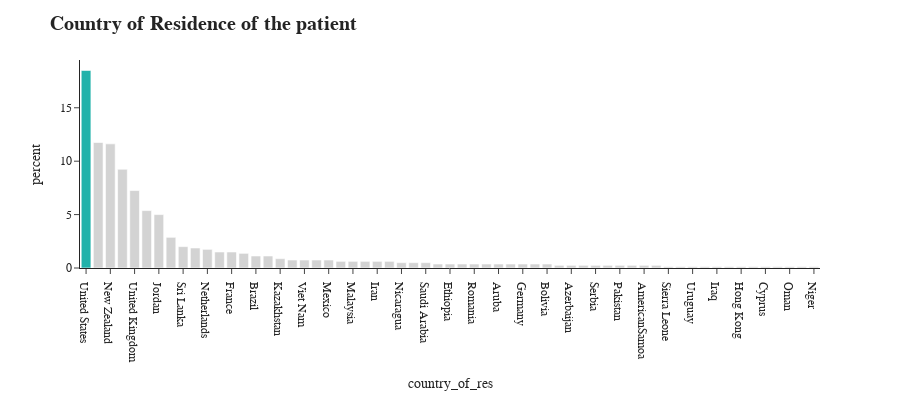
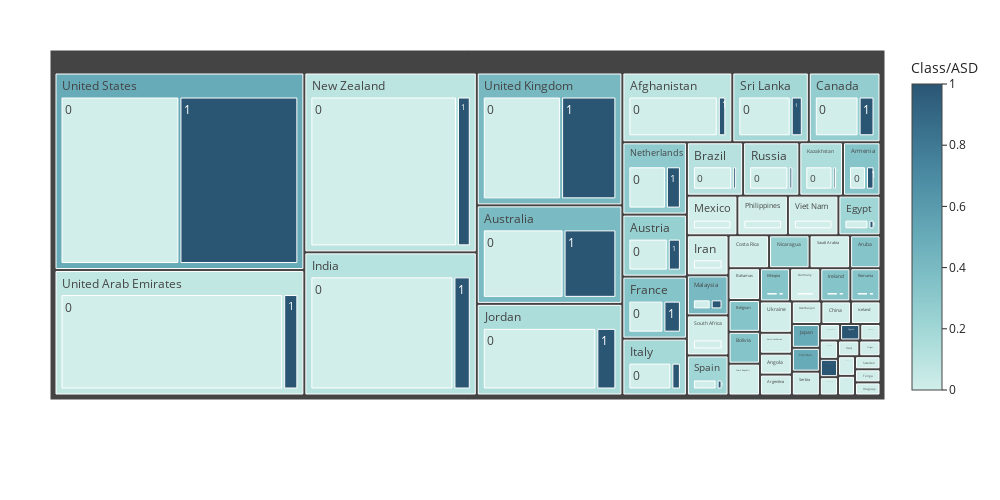

Source (notebook cell) for these figures, in order:
### Code cell
fig = px.histogram(train, x="country_of_res", 
                   width=900, 
                   height=400,
                   histnorm='percent',
                   template="simple_white")
fig.update_layout(title="<b> Country of Residence of the patient <b>", 
                  font_family="San Serif",
                  titlefont={'size': 20},
                  legend=dict(
                  orientation="v", y=1, yanchor="top", x=1.0, xanchor="right" )                 
                 ).update_xaxes(categoryorder='total descending') 

colors = ['lightgray',] * 100 
colors[0] = 'lightseagreen' 

fig.update_traces(marker_color=colors, 
                 ).update_xaxes(categoryorder='total descending')
                   
fig.show()

fig = px.treemap(train, path=['country_of_res','Class/ASD'], color='Class/ASD',
                 color_continuous_scale='teal',               
)

fig.update_layout(#title="<b> Country of Residence of the patient<b>",
                  titlefont={'size': 20, 'family': "San Serif"},
                  height=500, width=1000,
                  template='simple_white',
                  autosize=False,
                  margin=dict(l=50,r=50,b=50, t=250,
                             ),
                 )
fig.update_layout(margin = dict(t=50, l=50, r=50, b=100))
fig.show()

### Figure 1 — Plotly figure (JSON) as saved in the notebook; plotly's stock layout.template omitted (floating-point values rounded to 4 significant figures; data arrays with more than 128 entries replaced by an {"elided": "..."} marker saying what was removed)
{"data": [{"alignmentgroup": "True", "bingroup": "x", "histnorm": "percent", "hovertemplate": "country_of_res=%{x}<br>percent=%{y}<extra></extra>", "legendgroup": "", "marker": {"color": ["lightseagreen", "lightgray", "lightgray", "lightgray", "lightgray", "lightgray", "lightgray", "lightgray", "lightgray", "lightgray", "lightgray", "lightgray", "lightgray", "lightgray", "lightgray", "lightgray", "lightgray", "lightgray", "lightgray", "lightgray", "lightgray", "lightgray", "lightgray", "lightgray", "lightgray", "lightgray", "lightgray", "lightgray", "lightgray", "lightgray", "lightgray", "lightgray", "lightgray", "lightgray", "lightgray", "lightgray", "lightgray", "lightgray", "lightgray", "lightgray", "lightgray", "lightgray", "lightgray", "lightgray", "lightgray", "lightgray", "lightgray", "lightgray", "lightgray", "lightgray", "lightgray", "lightgray", "lightgray", "lightgray", "lightgray", "lightgray", "lightgray", "lightgray", "lightgray", "lightgray", "lightgray", "lightgray", "lightgray", "lightgray", "lightgray", "lightgray", "lightgray", "lightgray", "lightgray", "lightgray", "lightgray", "lightgray", "lightgray", "lightgray", "lightgray", "lightgray", "lightgray", "lightgray", "lightgray", "lightgray", "lightgray", "lightgray", "lightgray", "lightgray", "lightgray", "lightgray", "lightgray", "lightgray", "lightgray", "lightgray", "lightgray", "lightgray", "lightgray", "lightgray", "lightgray", "lightgray", "lightgray", "lightgray", "lightgray", "lightgray"], "pattern": {"shape": ""}}, "name": "", "offsetgroup": "", "orientation": "v", "showlegend": false, "type": "histogram", "x": {"elided": "800 str values"}, "xaxis": "x", "yaxis": "y"}], "layout": {"barmode": "relative", "font": {"family": "San Serif"}, "height": 400, "legend": {"orientation": "v", "tracegroupgap": 0, "x": 1, "xanchor": "right", "y": 1, "yanchor": "top"}, "margin": {"t": 60}, "title": {"font": {"size": 20}, "text": "<b> Country of Residence of the patient <b>"}, "width": 900, "xaxis": {"anchor": "y", "autorange": true, "categoryorder": "total descending", "domain": [0, 1], "range": [-0.5, 60.5], "title": {"text": "country_of_res"}, "type": "category"}, "yaxis": {"anchor": "x", "autorange": true, "domain": [0, 1], "range": [0, 19.47], "title": {"text": "percent"}}}}

### Figure 2 — Plotly figure (JSON) as saved in the notebook; plotly's stock layout.template omitted (floating-point values rounded to 4 significant figures; data arrays with more than 128 entries replaced by an {"elided": "..."} marker saying what was removed)
{"data": [{"branchvalues": "total", "customdata": {"elided": "152x1 float values"}, "domain": {"x": [0, 1], "y": [0, 1]}, "hovertemplate": "labels=%{label}<br>count=%{value}<br>parent=%{parent}<br>id=%{id}<br>Class/ASD=%{color}<extra></extra>", "ids": {"elided": "152 str values"}, "labels": {"elided": "152 str values"}, "marker": {"coloraxis": "coloraxis", "colors": {"elided": "152 float values"}}, "name": "", "parents": {"elided": "152 str values"}, "type": "treemap", "values": {"elided": "152 int values"}}], "layout": {"autosize": false, "coloraxis": {"colorbar": {"title": {"text": "Class/ASD"}}, "colorscale": [[0, "rgb(209, 238, 234)"], [0.1667, "rgb(168, 219, 217)"], [0.3333, "rgb(133, 196, 201)"], [0.5, "rgb(104, 171, 184)"], [0.6667, "rgb(79, 144, 166)"], [0.8333, "rgb(59, 115, 143)"], [1, "rgb(42, 86, 116)"]]}, "height": 500, "legend": {"tracegroupgap": 0}, "margin": {"b": 100, "l": 50, "r": 50, "t": 50}, "title": {"font": {"family": "San Serif", "size": 20}}, "width": 1000}}
